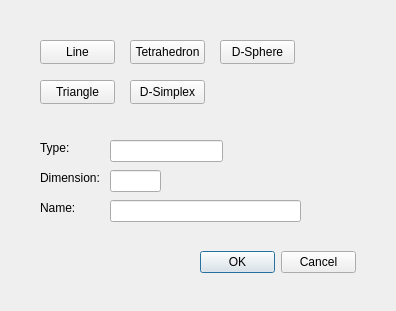
<?xml version="1.0" encoding="UTF-8"?>
<ui version="4.0">
 <class>SeedComplex</class>
 <widget class="QWidget" name="SeedComplex">
  <property name="geometry">
   <rect>
    <x>0</x>
    <y>0</y>
    <width>396</width>
    <height>311</height>
   </rect>
  </property>
  <property name="windowTitle">
   <string>SeedComplex</string>
  </property>
  <widget class="QPushButton" name="btnTetrahedron">
   <property name="geometry">
    <rect>
     <x>130</x>
     <y>40</y>
     <width>75</width>
     <height>24</height>
    </rect>
   </property>
   <property name="text">
    <string>Tetrahedron</string>
   </property>
   <property name="flat">
    <bool>false</bool>
   </property>
  </widget>
  <widget class="QDialogButtonBox" name="buttonBox">
   <property name="geometry">
    <rect>
     <x>200</x>
     <y>250</y>
     <width>156</width>
     <height>24</height>
    </rect>
   </property>
   <property name="standardButtons">
    <set>QDialogButtonBox::Cancel|QDialogButtonBox::Ok</set>
   </property>
  </widget>
  <widget class="QPushButton" name="btnDSphere">
   <property name="geometry">
    <rect>
     <x>220</x>
     <y>40</y>
     <width>75</width>
     <height>24</height>
    </rect>
   </property>
   <property name="text">
    <string>D-Sphere</string>
   </property>
  </widget>
  <widget class="QLabel" name="label">
   <property name="geometry">
    <rect>
     <x>40</x>
     <y>170</y>
     <width>71</width>
     <height>16</height>
    </rect>
   </property>
   <property name="text">
    <string>Dimension:</string>
   </property>
  </widget>
  <widget class="QLineEdit" name="leDimension">
   <property name="geometry">
    <rect>
     <x>110</x>
     <y>170</y>
     <width>51</width>
     <height>22</height>
    </rect>
   </property>
  </widget>
  <widget class="QLineEdit" name="leName">
   <property name="geometry">
    <rect>
     <x>110</x>
     <y>200</y>
     <width>191</width>
     <height>22</height>
    </rect>
   </property>
  </widget>
  <widget class="QLabel" name="label_2">
   <property name="geometry">
    <rect>
     <x>40</x>
     <y>200</y>
     <width>71</width>
     <height>16</height>
    </rect>
   </property>
   <property name="text">
    <string>Name:</string>
   </property>
  </widget>
  <widget class="QPushButton" name="btnLine">
   <property name="geometry">
    <rect>
     <x>40</x>
     <y>40</y>
     <width>75</width>
     <height>24</height>
    </rect>
   </property>
   <property name="text">
    <string>Line</string>
   </property>
  </widget>
  <widget class="QPushButton" name="btnTriangle">
   <property name="geometry">
    <rect>
     <x>40</x>
     <y>80</y>
     <width>75</width>
     <height>24</height>
    </rect>
   </property>
   <property name="text">
    <string>Triangle</string>
   </property>
  </widget>
  <widget class="QPushButton" name="btnDSimplex">
   <property name="geometry">
    <rect>
     <x>130</x>
     <y>80</y>
     <width>75</width>
     <height>24</height>
    </rect>
   </property>
   <property name="text">
    <string>D-Simplex</string>
   </property>
  </widget>
  <widget class="QLabel" name="label_3">
   <property name="geometry">
    <rect>
     <x>40</x>
     <y>140</y>
     <width>49</width>
     <height>16</height>
    </rect>
   </property>
   <property name="text">
    <string>Type:</string>
   </property>
  </widget>
  <widget class="QLineEdit" name="leType">
   <property name="geometry">
    <rect>
     <x>110</x>
     <y>140</y>
     <width>113</width>
     <height>22</height>
    </rect>
   </property>
  </widget>
 </widget>
 <layoutdefault spacing="6" margin="11"/>
 <resources/>
 <connections/>
</ui>
